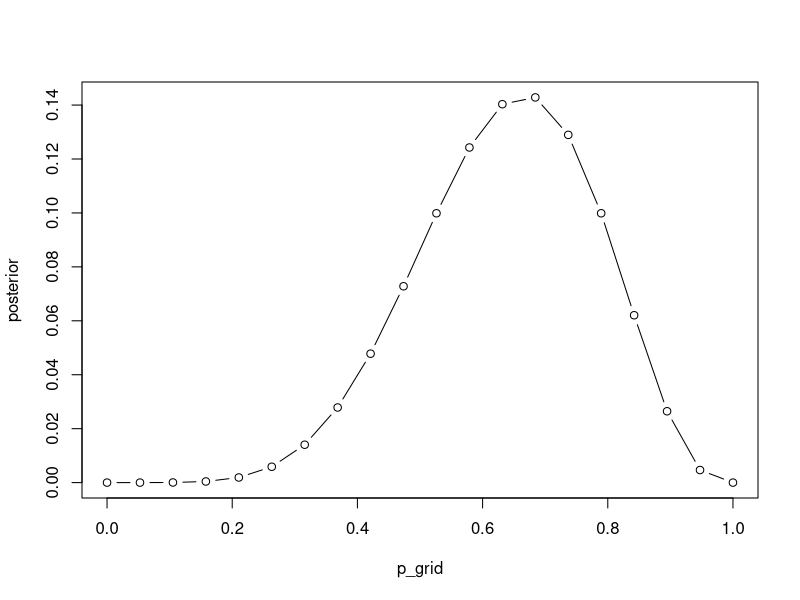
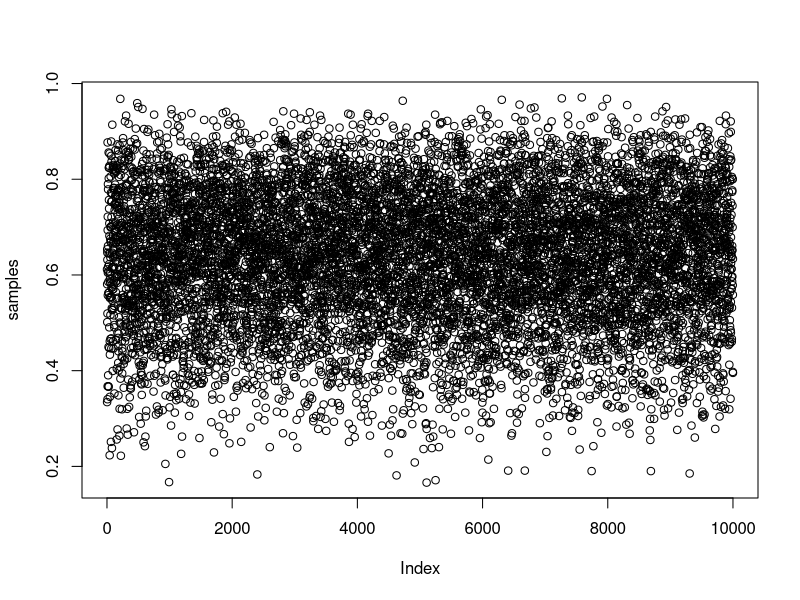
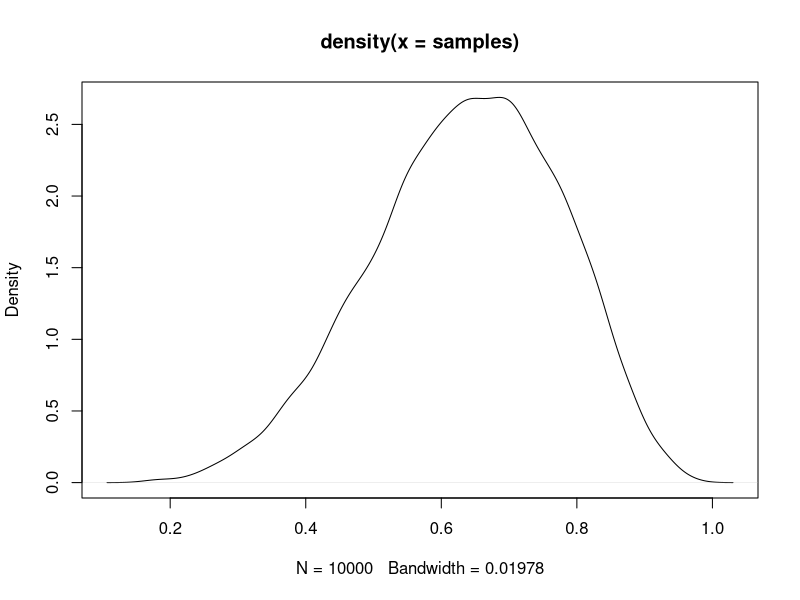

Source code (R) for these figures, in order:
## Week 8
## PSYC 5316
## intro to Bayesian modeling

# grid approximation
p_grid = seq(from=0, to=1, length.out=20)
prior = rep(1, 20)
likelihood = dbinom(x=6, size=9, prob=p_grid)
posterior = likelihood * prior
posterior = posterior/sum(posterior)

# plot the posterior
plot(p_grid, posterior, type="b")
 
# different priors to try
prior = ifelse(p_grid < 0.5, 0, 1)
prior = exp(-5*abs(p_grid - 0.5))

# sampling from posterior

# grid approximation of posterior using 1000 grid points
p_grid = seq(from=0, to=1, length.out=1000)
prior = rep(1, 1000)
likelihood = dbinom(x=6, size=9, prob=p_grid)
posterior = likelihood * prior
posterior = posterior/sum(posterior)

# 10,000 samples from posterior
samples = sample(p_grid, prob=posterior, size=10000, replace=TRUE)
plot(samples)
plot(density(samples))


# computations with samples

# intervals of defined boundary
sum(samples<0.5)/10000
sum(samples>0.5 & samples<0.75)/10000

# intervals of defined probability mass
quantile(samples,0.8)
quantile(samples,c(0.1,0.9))

# HPDI
library(coda)
sampMCMC = as.mcmc(samples)
HPDinterval(sampMCMC, prob=0.80)

# point estimates
# posterior mean and median
mean(samples)
median(samples)

# posterior mode - a little harder
dens = density(samples)
dens$x[which.max(dens$y)]
